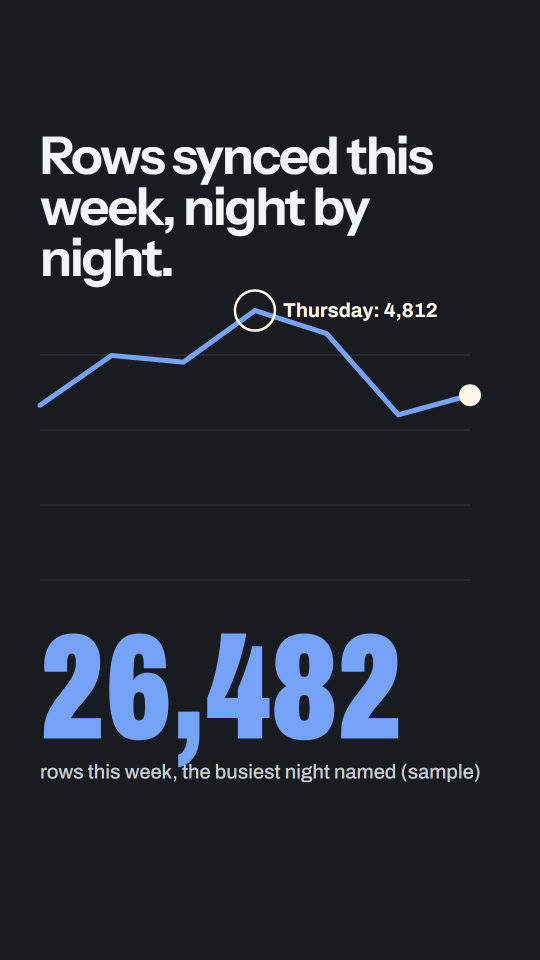
#> input picture plugins/mansions/skills/atelier/examples/the-dot-reel/poster.png, 1080 x 1920 px (shown at 1/2 size)
$ python -i attention.py   (imports and definitions only)
#> lines starting #> are read from the running program, lines starting #| are printed output that depends on the picture
#> further down, picture is the input picture: PIL image 1080x1920 RGB; mean R, G, B 36.2, 41.2, 50
#!/usr/bin/env python3
"""Where does the eye land first? A bottom-up saliency map for a rendered page.

  python attention.py posts/<date>/<id>            # every page-NN.png (and poster.png) in the folder
  python attention.py posts/<date>/<id>/page-01.png

Model: a simplified Itti, Koch and Niebur (1998) saliency model. Intensity and two colour-opponent
channels (red-green, blue-yellow), centre-surround differences at three scales, each map weighted so that
maps with a few strong peaks count more than maps with many weak ones, then summed and blurred.
It predicts which shapes and colours pop out in the first glance, before reading starts. It underrates text
(people fixate text whatever its contrast, Cerf, Frady and Koch 2009), so reading order is checked separately:
render.mjs --audit fails a cover whose hook or number is not the biggest type. A rough guide, not truth.

If boxes.json exists (written by `node render.mjs <visual.html> --audit`; for a film's poster.png, the boxes at the poster time that
`--audit --seconds N --poster T` adds, else page 1's), each element with a
data-role (hook, number, object, accent, body, logo, fine) gets a share: the part of the page's total predicted
attention that falls inside its box. A bigger salient region holds more, so a 9px line cannot beat a 540px numeral
and a smaller logo scores lower. The shares give the rank, which is the predicted looking order. A mild centre
bias is applied (Judd et al. 2009). An accent inside a hook or number box counts as that element (its pixels are
already in that share). Rules:
  cover (page 1): the hook, the number or the object must win.
    The logo must never win (FAIL). An accent or other labelled element may not beat the best hook, number or
    object by more than 1.5x (FAIL; a closer lead is a note, because a saliency model underrates text). An object
    (a drawing or picture) may lead, because any saliency model rates a picture above type; render.mjs --audit
    checks that the hook is the biggest type. Body and fine print take no part in this race (their share is still
    printed): a block of body type would win by area, and labelling less must not be rewarded.
  any page: an element with no data-role must never hold the strongest spot. The global peak must not sit
    outside every data-role box with more than 1.5x the saliency of the strongest part of any labelled box (FAIL).
  any page: a logo whose ink is under 3:1 against the ground around it fails (a lockup made for the other ground).
Writes attention-NN.png heat overlays next to the input. Pillow only.
A page with boxes.json and no data-role at all fails: nothing says what should lead it. Exit 1 on a FAIL, 2 if the folder has no page-NN.png.
"""
import json
import pathlib
import sys

from PIL import Image, ImageChops, ImageFilter, ImageMath, ImageOps, ImageStat

# [1 line not run here, left out]

W = 270  # working width (1080 / 4)
PAGES = "page-[0-9][0-9].png"  # two digits only: cvd.py writes page-NN.cvd.png next to the pages
COVER_OK = {"hook", "number", "object"}  # roles that may lead the cover
NO_LEAD = {"body", "fine"}  # type to be read: its share is printed, but it never takes part in the cover race
MARGIN = 1.5  # how far another labelled element may lead the best hook, number or object before the cover fails


def channels(img):
    rgb = img.convert("RGB").resize((W, round(img.height * W / img.width)), Image.LANCZOS)
    r, g, b = rgb.split()
    inten = rgb.convert("L")
    # opponent channels, offset to stay in 0..255
    rg = ImageChops.subtract(r, g, scale=2.0, offset=128)
    yellow = ImageChops.add(r, g, scale=2.0)
    by = ImageChops.subtract(b, yellow, scale=2.0, offset=128)
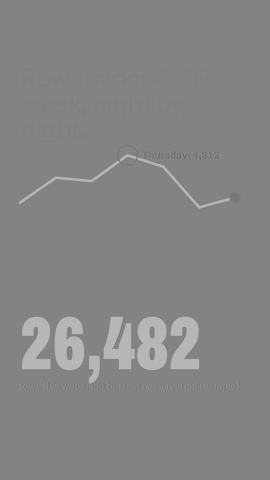
#> by: PIL image 270x480 L; min 104, max 187, mean 133.4
    return rgb, [inten, rg, by]


def norm(m):
    """Scale to 0..255 and weight by (max - mean)^2: few strong peaks beat many weak ones (Itti's N operator)."""
    ext = m.getextrema()[1] or 1
    m = m.point(lambda v: v * 255 / ext)
    mean = ImageStat.Stat(m).mean[0]
    w = ((255 - mean) / 255) ** 2
    return m.point(lambda v: v * w)


def add(a, b):
    return ImageMath.lambda_eval(lambda e: e["a"] + e["b"], a=a.convert("F"), b=b.convert("F"))


def saliency(img):
    rgb, chans = channels(img)
#> chans = 3 items
    acc = Image.new("F", rgb.size, 0)
#> acc: PIL image 270x480 F; every value is 0
    for ch in chans:
        cmaps = Image.new("F", rgb.size, 0)
        for c in (1, 2, 4):
            centre = ch.filter(ImageFilter.GaussianBlur(c))
            surround = ch.filter(ImageFilter.GaussianBlur(c * 4))
            cmaps = add(cmaps, norm(ImageChops.difference(centre, surround)))
        acc = add(acc, norm(_tol(cmaps)))
#> this loop made 3 passes
#> pass 1, in norm (call 3), `m = m.point(lambda v: v * 255 / ext)`:
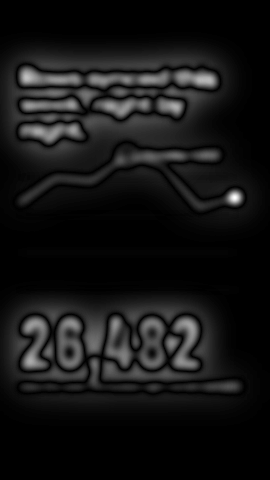
#> m: PIL image 270x480 L; min 0, max 255, mean 20.5
#> pass 1, in norm (call 4), `m = m.point(lambda v: v * 255 / ext)`:
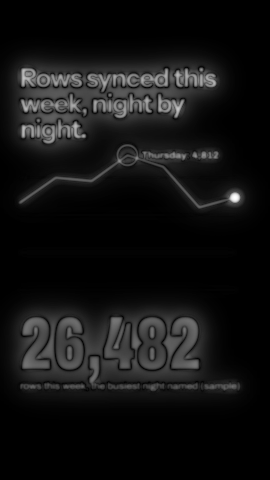
#> m: PIL image 270x480 L; min 0, max 255, mean 18.6
#> after the loop:
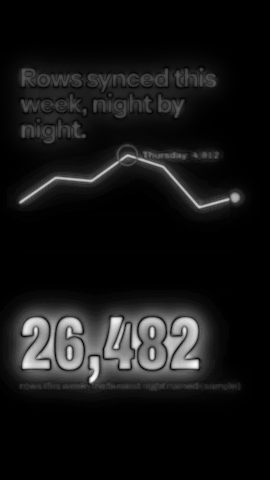
#> acc: PIL image 270x480 F; min 0, max 541, mean 44.5; drawn with min black and max white
#> after the loop:
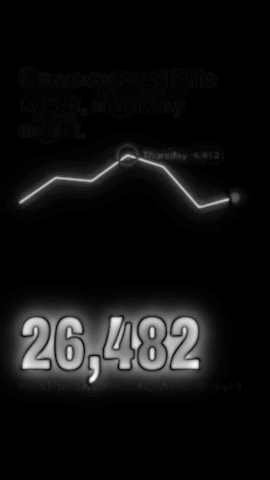
#> cmaps: PIL image 270x480 F; min 0, max 512, mean 32.7; drawn with min black and max white
    return rgb, centre_bias(_tol(acc).filter(ImageFilter.GaussianBlur(5)))


def _tol(f):
    ext = f.getextrema()[1] or 1
    return f.point(lambda v: v * 255 / ext).convert("L")


def crop_box(sal, box, scale):
    x, y, w, h = (round(v / scale) for v in (box["x"], box["y"], box["w"], box["h"]))
    return sal.crop((max(0, x), max(0, y), min(sal.width, x + w), min(sal.height, y + h)))


# [21 lines left out: functions share, strongest, not called in this run]


def centre_bias(sal):
    """People look at the middle of a frame first (Judd et al. 2009). A wide Gaussian lowers corners by about a third."""
    w, h = sal.size
#> w = 270; h = 480
    g = Image.radial_gradient("L").resize((w, h))  # 0 at the centre, 255 at the edge
    g = g.point(lambda v: 255 - int(0.35 * v))
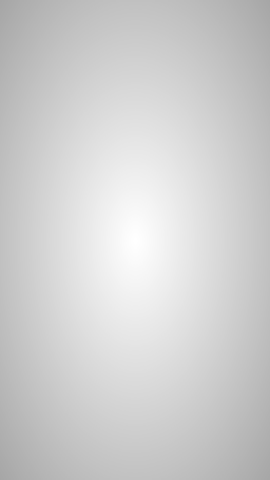
#> g: PIL image 270x480 L; min 166, max 255, mean 207.2
    return ImageChops.multiply(sal, g)
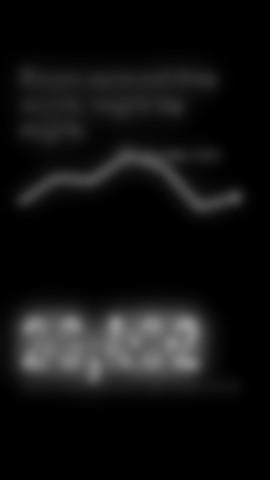
#> returned value: PIL image 270x480 L; min 0, max 148, mean 17.2


def _pixels(im):
    return getattr(im, "get_flattened_data", im.getdata)()


def _lum(c):
    f = [(v / 255) / 12.92 if v / 255 <= 0.03928 else ((v / 255 + 0.055) / 1.055) ** 2.4 for v in c[:3]]
    return 0.2126 * f[0] + 0.7152 * f[1] + 0.0722 * f[2]


# [109 lines left out: functions logo_contrast, part_of, analyse, main, not called in this run]


# [2 lines not run here, left out]

>>> from PIL import Image
>>> picture = Image.open('../examples/the-dot-reel/poster.png')
>>> result = saliency(picture)
